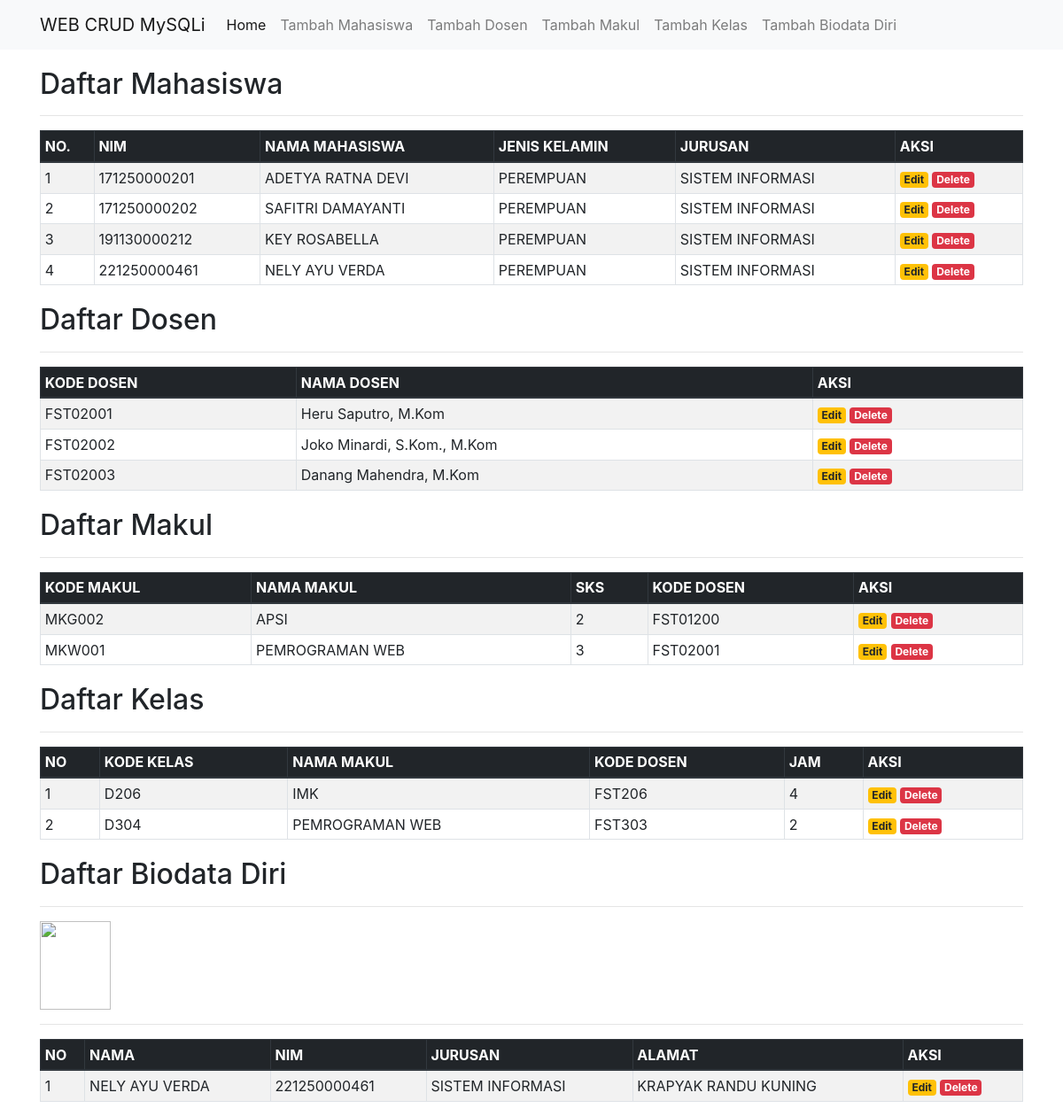
The page / on the database its author committed.
### tables this page shows
CREATE TABLE `mahasiswa` (
  `id` int(11) NOT NULL,
  `nim` char(12) NOT NULL,
  `nama` varchar(50) NOT NULL,
  `jenis_kelamin` varchar(20) NOT NULL,
  `jurusan` varchar(30) NOT NULL
);

CREATE TABLE `dosen` (
  `kode_dosen` varchar(8) NOT NULL,
  `nama_dosen` varchar(30) NOT NULL
);

CREATE TABLE `makul` (
  `kode_mk` varchar(6) NOT NULL,
  `nama_mk` varchar(25) NOT NULL,
  `sks` int(1) NOT NULL,
  `kode_dosen` varchar(8) NOT NULL
);

CREATE TABLE `kelas` (
  `id` int(5) NOT NULL,
  `kode_kelas` varchar(15) NOT NULL,
  `nama_makul` varchar(30) NOT NULL,
  `kode_dosen` varchar(10) NOT NULL,
  `jam` int(5) NOT NULL
);

CREATE TABLE `biodata_diri` (
  `id` int(11) NOT NULL,
  `nama` varchar(50) NOT NULL,
  `nim` varchar(15) NOT NULL,
  `jurusan` varchar(30) NOT NULL,
  `alamat` text NOT NULL,
  `foto` varchar(255) NOT NULL
);

### index.php (the view, shortened to what this page needs)
<?php
include('config.php');
?>
<!DOCTYPE html>
<html>
<head>
	<link rel="stylesheet" href="https://stackpath.bootstrapcdn.com/bootstrap/4.1.3/css/bootstrap.min.css">
</head>
<body>
	<nav class="navbar navbar-expand-lg navbar-light bg-light">
		<div class="container">
			<a class="navbar-brand" href="#">WEB CRUD MySQLi</a>
			<div class="collapse navbar-collapse" id="navbarSupportedContent">
				<ul class="navbar-nav mr-auto">
					<li class="nav-item active">
						<a class="nav-link" href="index.php">Home</a>
					</li>
					<li class="nav-item">
						<a class="nav-link" href="tambah.php">Tambah Mahasiswa</a>
					</li>
					<li class="nav-item">
						<a class="nav-link" href="tambah dosen.php">Tambah Dosen</a>
					</li>
					<li class="nav-item">
						<a class="nav-link" href="tambah makul.php">Tambah Makul</a>
					</li>
					<li class="nav-item">
						<a class="nav-link" href="tambah kelas.php">Tambah Kelas</a>
					</li>
					<li class="nav-item">
						<a class="nav-link" href="tambah biodata diri.php">Tambah Biodata Diri</a>
					</li>
				</ul>
			</div>
		</div>
	</nav>
	<div class="container" style="margin-top:20px">
		<h2>Daftar Mahasiswa</h2>
		<hr>
		<table class="table table-striped table-hover table-sm table-bordered">
			<thead class="thead-dark">
				<tr>
					<th>NO.</th>
					<th>NIM</th>
					<th>NAMA MAHASISWA</th>
					<th>JENIS KELAMIN</th>
					<th>JURUSAN</th>
					<th>AKSI</th>
				</tr>
			</thead>
			<tbody>
				<?php
				$sql = mysqli_query($koneksi, "SELECT * FROM mahasiswa ORDER BY nim ASC") or die(mysqli_error($koneksi));
				if(mysqli_num_rows($sql) > 0){
					$no = 1;
					while($data = mysqli_fetch_assoc($sql)){
						echo '
						<tr>
							<td>'.$no.'</td>
							<td>'.$data['nim'].'</td>
							<td>'.$data['nama'].'</td>
							<td>'.$data['jenis_kelamin'].'</td>
							<td>'.$data['jurusan'].'</td>
							<td>
								<a href="edit.php?id='.$data['id'].'" class="badge badge-warning">Edit</a>
								<a href="delete.php?id='.$data['id'].'" class="badge badge-danger" onclick="return confirm(\'Yakin ingin menghapus data ini?\')">Delete</a>
							</td>
						</tr>
						';
						$no++;
					}
				}else{
					echo '
					<tr>
						<td colspan="6">Tidak ada data.</td>
					</tr>
					';
				}
				?>
		</table>
	</div>
	<div class="container" style="margin-top:20px">
		<h2>Daftar Dosen</h2>
		<hr>
		<table class="table table-striped table-hover table-sm table-bordered">
			<thead class="thead-dark">
				<tr>
					<th>KODE DOSEN</th>
					<th>NAMA DOSEN</th>
					<th>AKSI</th>
				</tr>
			</thead>
			<tbody>
				<?php
				$sql = mysqli_query($koneksi, "SELECT * FROM dosen ORDER BY kode_dosen ASC") or die(mysqli_error($koneksi));
				if(mysqli_num_rows($sql) > 0){
					while($data = mysqli_fetch_assoc($sql)){
						echo '
						<tr>
							<td>'.$data['kode_dosen'].'</td>
							<td>'.$data['nama_dosen'].'</td>
							<td>
								<a href="edit dosen.php?kode_dosen='.$data['kode_dosen'].'" class="badge badge-warning">Edit</a>
								<a href="delete dosen.php?kode_dosen='.$data['kode_dosen'].'" class="badge badge-danger" onclick="return confirm(\'Yakin ingin menghapus data ini?\')">Delete</a>
							</td>
						</tr>
						';
					}
				}else{
					echo '
					<tr>
						<td colspan="6">Tidak ada data.</td>
					</tr>
					';
				}
				?>
		</table>
	</div>
	<div class="container" style="margin-top:20px">
		<h2>Daftar Makul</h2>
		<hr>
		<table class="table table-striped table-hover table-sm table-bordered">
			<thead class="thead-dark">
				<tr>
					<th>KODE MAKUL</th>
					<th>NAMA MAKUL</th>
					<th>SKS</th>
					<th>KODE DOSEN</th>
					<th>AKSI</th>
				</tr>
			</thead>
			<tbody>
				<?php
				$sql = mysqli_query($koneksi, "SELECT * FROM makul ORDER BY kode_mk ASC") or die(mysqli_error($koneksi));
				if(mysqli_num_rows($sql) > 0){
					while($data = mysqli_fetch_assoc($sql)){
						echo '
						<tr>
							<td>'.$data['kode_mk'].'</td>
							<td>'.$data['nama_mk'].'</td>
							<td>'.$data['sks'].'</td>
							<td>'.$data['kode_dosen'].'</td>
							<td>
								<a href="edit makul.php?kode_mk='.$data['kode_mk'].'" class="badge badge-warning">Edit</a>
								<a href="delete makul.php?kode_mk='.$data['kode_mk'].'" class="badge badge-danger" onclick="return confirm(\'Yakin ingin menghapus data ini?\')">Delete</a>
							</td>
						</tr>
						';
					}
				}else{
					echo '
					<tr>
						<td colspan="6">Tidak ada data.</td>
					</tr>
					';
				}
				?>
		</table>
	</div>
	<div class="container" style="margin-top:20px">
		<h2>Daftar Kelas</h2>
		<hr>
		<table class="table table-striped table-hover table-sm table-bordered">
			<thead class="thead-dark">
				<tr>
					<th>NO</th>
					<th>KODE KELAS</th>
					<th>NAMA MAKUL</th>
					<th>KODE DOSEN</th>
					<th>JAM</th>
					<th>AKSI</th>
				</tr>
			</thead>
			<tbody>
				<?php
				$sql = mysqli_query($koneksi, "SELECT * FROM kelas ORDER BY kode_kelas ASC") or die(mysqli_error($koneksi));
				if(mysqli_num_rows($sql) > 0){
					$no = 1;
					while($data = mysqli_fetch_assoc($sql)){
						echo '
						<tr>
							<td>'.$no.'</td>
							<td>'.$data['kode_kelas'].'</td>
							<td>'.$data['nama_makul'].'</td>
							<td>'.$data['kode_dosen'].'</td>
							<td>'.$data['jam'].'</td>
							<td>
								<a href="edit kelas.php?id='.$data['id'].'" class="badge badge-warning">Edit</a>
								<a href="delete kelas.php?id='.$data['id'].'" class="badge badge-danger" onclick="return confirm(\'Yakin ingin menghapus data ini?\')">Delete</a>
							</td>
						</tr>
						';
						$no++;
					}
				}else{
					echo '
					<tr>
						<td colspan="6">Tidak ada data.</td>
					</tr>
					';
				}
				?>
		</table>
	</div>
	<div class="container" style="margin-top:20px">
		<h2>Daftar Biodata Diri</h2>
		<hr>
		<table class="table table-striped table-hover table-sm table-bordered">
			<thead class="thead-dark">
    <img src="upload/foto.png" width="80px" height="100px">
    <hr>
				<tr>
					<th>NO</th>
					<th>NAMA</th>
					<th>NIM</th>
					<th>JURUSAN</th>
					<th>ALAMAT</th>
					<th>AKSI</th>
				</tr>
			</thead>
			<tbody>
				<?php
				$sql = mysqli_query($koneksi, "SELECT * FROM biodata_diri ORDER BY nama ASC") or die(mysqli_error($koneksi));
				if(mysqli_num_rows($sql) > 0){
					$no = 1;
					while($data = mysqli_fetch_assoc($sql)){
						echo '
						<tr>
							<td>'.$no.'</td>
							<td>'.$data['nama'].'</td>
							<td>'.$data['nim'].'</td>
							<td>'.$data['jurusan'].'</td>
							<td>'.$data['alamat'].'</td>
							<td>
								<a href="edit biodata diri.php?id='.$data['id'].'" class="badge badge-warning">Edit</a>
								<a href="delete biodata diri.php?id='.$data['id'].'" class="badge badge-danger" onclick="return confirm(\'Yakin ingin menghapus data ini?\')">Delete</a>
							</td>
						</tr>
						';
						$no++;
					}
				}else{
					echo '
					<tr>
						<td colspan="6">Tidak ada data.</td>
					</tr>
					';
				}
				?>
		</table>
	</div>
</body>
</html>

### rows shown on the page
mahasiswa: nim "171250000201", nama "ADETYA RATNA DEVI", jenis_kelamin "PEREMPUAN", jurusan "SISTEM INFORMASI"
mahasiswa: nim "171250000202", nama "SAFITRI DAMAYANTI", jenis_kelamin "PEREMPUAN", jurusan "SISTEM INFORMASI"
mahasiswa: nim "191130000212", nama "KEY ROSABELLA", jenis_kelamin "PEREMPUAN", jurusan "SISTEM INFORMASI"
mahasiswa: nim "221250000461", nama "NELY AYU VERDA", jenis_kelamin "PEREMPUAN", jurusan "SISTEM INFORMASI"
dosen: kode_dosen "FST02001", nama_dosen "Heru Saputro, M.Kom"
dosen: kode_dosen "FST02002", nama_dosen "Joko Minardi, S.Kom., M.Kom"
dosen: kode_dosen "FST02003", nama_dosen "Danang Mahendra, M.Kom"
makul: kode_mk "MKG002", nama_mk "APSI", sks "2", kode_dosen "FST01200"
makul: kode_mk "MKW001", nama_mk "PEMROGRAMAN WEB", sks "3", kode_dosen "FST02001"
kelas: kode_kelas "D206", nama_makul "IMK", kode_dosen "FST206", jam "4"
kelas: kode_kelas "D304", nama_makul "PEMROGRAMAN WEB", kode_dosen "FST303", jam "2"
biodata_diri: nama "NELY AYU VERDA", nim "221250000461", jurusan "SISTEM INFORMASI", alamat "KRAPYAK RANDU KUNING"
